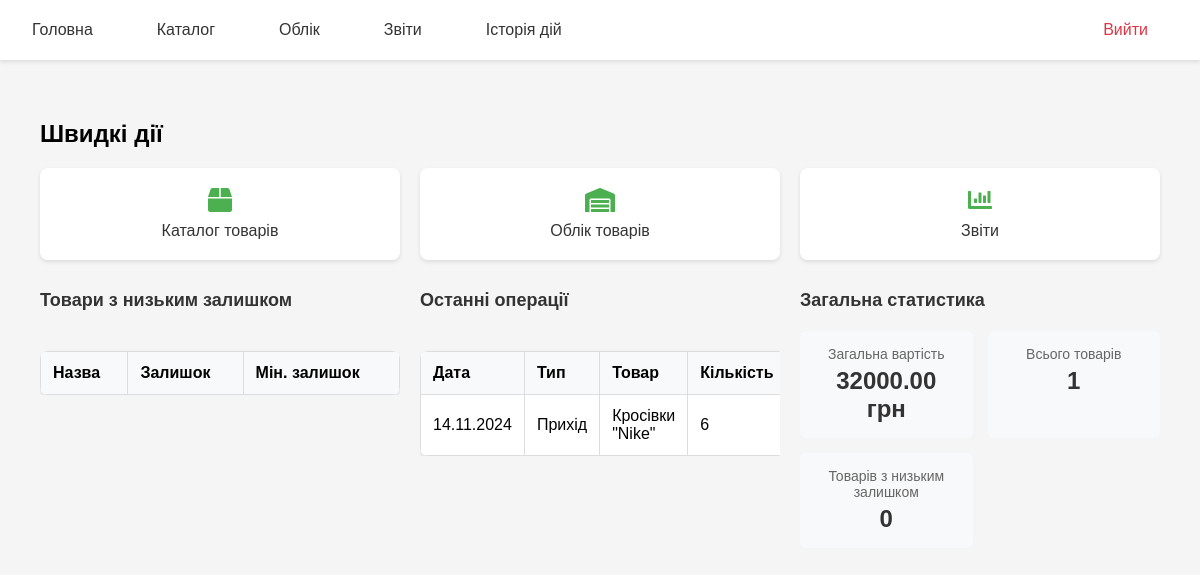
Screenshot of / (signed in) with the database file from the repository.
### app.py (models this page shows)
class Operation(db.Model):
    id = db.Column(db.Integer, primary_key=True)
    date = db.Column(db.DateTime, nullable=False, default=lambda: datetime.now(UTC))  # Дата операції
    type = db.Column(db.String(20), nullable=False)  # Тип операції: 'incoming' (прихід) або 'outgoing' (витрата)
    product_id = db.Column(db.Integer, db.ForeignKey('product.id'), nullable=False)  # Зв'язок з товаром
    quantity = db.Column(db.Integer, nullable=False)  # Кількість товару в операції
    price = db.Column(db.Float, nullable=False)  # Ціна за одиницю
    product = db.relationship('Product', backref=db.backref('operations', lazy=True))

class Product(db.Model):
    id = db.Column(db.Integer, primary_key=True)  # Унікальний ідентифікатор
    name = db.Column(db.String(100), nullable=False)  # Назва товару
    code = db.Column(db.String(50), unique=True, nullable=False)  # Унікальний артикул
    quantity = db.Column(db.Integer, default=0)  # Кількість на складі
    price = db.Column(db.Float, nullable=False)  # Ціна
    min_quantity = db.Column(db.Integer, default=0)  # Мінімальний залишок

### app.py (the view)
@app.route('/')
@login_required
def index():
    try:
        products = Product.query.all()  # Всі товари
        low_stock_products = Product.query.filter(Product.quantity <= Product.min_quantity).all()  # Товари з низьким залишком
        recent_operations = Operation.query.order_by(Operation.date.desc()).limit(5).all()  # Останні 5 операцій
        total_value = sum(product.quantity * product.price for product in products)  # Загальна вартість товарів
        return render_template('dashboard.html',
                             products=products,
                             low_stock_products=low_stock_products,
                             recent_operations=recent_operations,
                             total_value=total_value)
    except Exception as e:
        print(f"Error: {e}")
        return render_template('dashboard.html', error="Помилка при завантаженні даних")

### app.py (called while the page is built)
def login_required(view_function):
    @wraps(view_function)
    def decorated_function(*args, **kwargs):
        if 'user_id' not in session:  # Якщо користувач не авторизований
            return redirect(url_for('login'))  # Перенаправляємо на сторінку входу
        return view_function(*args, **kwargs)
    return decorated_function

### templates/dashboard.html (shortened to what this page needs)
{% extends "base.html" %}
{% block content %}
<div class="dashboard">
    <div class="quick-actions">
        <h2>Швидкі дії</h2>
        <div class="action-buttons">
            <a href="{{ url_for('catalog') }}" class="action-button">
                <i class="fas fa-box"></i>
                <span>Каталог товарів</span>
            </a>
            <a href="{{ url_for('inventory') }}" class="action-button">
                <i class="fas fa-warehouse"></i>
                <span>Облік товарів</span>
            </a>
            <a href="{{ url_for('reports') }}" class="action-button">
                <i class="fas fa-chart-bar"></i>
                <span>Звіти</span>
            </a>
        </div>
    </div>
    <div class="dashboard-grid">
        <div class="dashboard-card">
            <h3>Товари з низьким залишком</h3>
            <div class="scrollable-content">
                <table>
                    <thead>
                        <tr>
                            <th>Назва</th>
                            <th>Залишок</th>
                            <th>Мін. залишок</th>
                        </tr>
                    </thead>
                </table>
            </div>
        </div>
        <div class="dashboard-card">
            <h3>Останні операції</h3>
            <div class="scrollable-content">
                <table>
                    <thead>
                        <tr>
                            <th>Дата</th>
                            <th>Тип</th>
                            <th>Товар</th>
                            <th>Кількість</th>
                        </tr>
                    </thead>
                    <tbody>
                        {% for operation in recent_operations %}
                        <tr>
                            <td>{{ operation.date.strftime('%d.%m.%Y') }}</td>
                            <td>{{ 'Прихід' if operation.type == 'incoming' else 'Витрата' }}</td>
                            <td>{{ operation.product.name }}</td>
                            <td>{{ operation.quantity }}</td>
                        </tr>
                        {% endfor %}
                    </tbody>
                </table>
            </div>
        </div>
        <div class="dashboard-card">
            <h3>Загальна статистика</h3>
            <div class="stats-grid">
                <div class="stat-item">
                    <span class="stat-label">Загальна вартість</span>
                    <span class="stat-value">{{ "%.2f"|format(total_value) }} грн</span>
                </div>
                <div class="stat-item">
                    <span class="stat-label">Всього товарів</span>
                    <span class="stat-value">{{ products|length }}</span>
                </div>
                <div class="stat-item">
                    <span class="stat-label">Товарів з низьким залишком</span>
                    <span class="stat-value">{{ low_stock_products|length }}</span>
                </div>
            </div>
        </div>
    </div>
</div>
{% endblock %}

### static/css/style.css (style rules this page uses)
body { font-family: Arial, sans-serif; margin: 0; padding: 20px; background-color: #f5f5f5; }
.action-button { display: flex; flex-direction: column; align-items: center; justify-content: center; padding: 20px; background-color: #fff; border-radius: 8px; text-decoration: none; color: #333; box-shadow: 0 2px 4px rgba(0,0,0,0.1); transition: all 0.3s ease; flex: 1; }
.action-button i { font-size: 24px; margin-bottom: 10px; color: #4CAF50; }
.action-button span { font-weight: 500; }
table { width: 100%; border-collapse: collapse; margin-top: 20px; background-color: #fff; border-radius: 8px; overflow: hidden; box-shadow: 0 2px 4px rgba(0,0,0,0.1); }
table th, table td { border: 1px solid #ddd; padding: 12px; text-align: left; }
table th { background-color: #f8f9fa; font-weight: 600; }
.dashboard { padding: 20px; }
.dashboard-grid { display: grid; grid-template-columns: repeat(auto-fit, minmax(300px, 1fr)); gap: 20px; margin-top: 20px; }
.dashboard-card h3 { margin-top: 0; margin-bottom: 20px; color: #333; font-size: 18px; }
.stats-grid { display: grid; grid-template-columns: repeat(auto-fit, minmax(150px, 1fr)); gap: 15px; }
.stat-item { background-color: #f8f9fa; padding: 15px; border-radius: 6px; text-align: center; }
.stat-label { display: block; font-size: 14px; color: #666; margin-bottom: 5px; }
.stat-value { display: block; font-size: 24px; font-weight: bold; color: #333; }
.scrollable-content { max-height: 300px; overflow-y: auto; }
.quick-actions { margin-bottom: 30px; }
.action-buttons { display: flex; gap: 20px; margin-top: 15px; }

### rows the page displays
Operation: date "14.11.2024", type "Прихід", product.name "Кросівки \"Nike\"", quantity "6"

### other values shown
{{ "%.2f"|format(total_value) }} "32000.00"
{{ products|length }} "1"
{{ low_stock_products|length }} "0"
